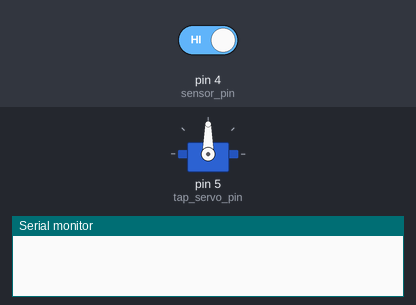
Simulated run of this sketch. Board: Arduino Uno, built with avr-gcc and run on an emulated ATmega328P. Parts: servo, the last lines printed to the serial monitor. The test bench sets the inputs (shaded band); at power-on: pin 4 (sensor_pin) HIGH.

Above: at 1.2 s.
1.3 s: pin 4 (sensor_pin) driven LOW
At 2.2 s:
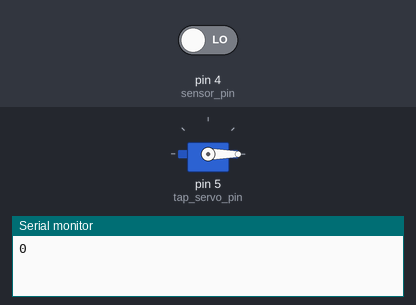
Timing chart, 0 to 10.3 s (numbered marks = the images above; inputs shaded):
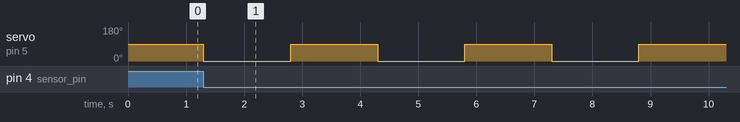

The sketch:

IrControlServo.ino
```cpp
#include <Servo.h>
#include <SoftwareSerial.h>

Servo tap_servo;
int sensor_pin = 4;
int tap_servo_pin = 5;
int handCount = 0;  // counter for the number of times hand is detected
int val;

void setup() {
  Serial.begin(9600);
  pinMode(sensor_pin, INPUT);
  tap_servo.attach(tap_servo_pin);
}

void loop() {
  val = digitalRead(sensor_pin);

  if (val == 0) {

    Serial.println(handCount);

    // increment hand count

    if (handCount % 2 == 1) {  // odd number of hand detections
      tap_servo.write(90);
    }
    else if (handCount % 2 == 0) {
      tap_servo.write(0);

    }
    handCount++;
    delay(1500);

  }
}
```

Measured:
- after the input at 1.3 s, servo on pin 5 (tap_servo_pin): alternates 90° for 1.5 s and 0° for 1.5 s, starting at once
